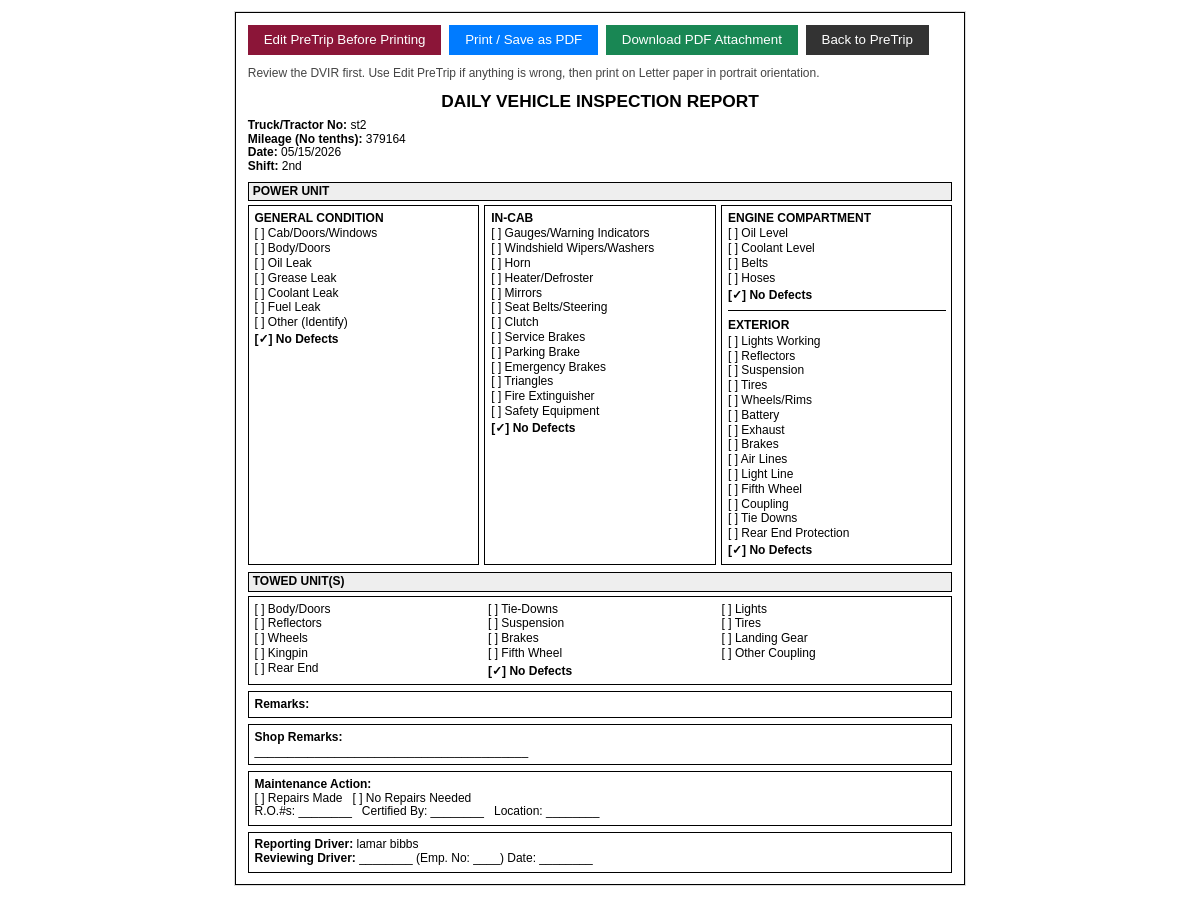
Page /pretrip_printable/1 (signed in) on the committed database.
### app/models/trip.py (models this page shows)
class PreTrip(db.Model):
    __tablename__ = "pretrip"
    id = db.Column(db.Integer, primary_key=True)
    user_id = db.Column(db.Integer, db.ForeignKey("user.id"), nullable=False)
    truck_number = db.Column(db.String(50))
    trailer_number = db.Column(db.String(50))
    pretrip_date = db.Column(db.Date, default=date.today)
    shift = db.Column(db.String(10))
    start_mileage = db.Column(db.Integer)
    truck_type = db.Column(db.String(20))
    oil_system_status = db.Column(db.String(20))
    tires_ok = db.Column(db.Boolean, default=False)
    tires_status = db.Column(db.String(50))
    cab_doors_windows = db.Column(db.Boolean, default=False)
    body_doors = db.Column(db.Boolean, default=False)
    oil_leak = db.Column(db.Boolean, default=False)
    grease_leak = db.Column(db.Boolean, default=False)
    coolant_leak = db.Column(db.Boolean, default=False)
    fuel_leak = db.Column(db.Boolean, default=False)
    gc_no_defects = db.Column(db.Boolean, default=False)
    gauges_warning = db.Column(db.Boolean, default=False)
    wipers = db.Column(db.Boolean, default=False)
    horn = db.Column(db.Boolean, default=False)
    heater_defroster = db.Column(db.Boolean, default=False)
    mirrors = db.Column(db.Boolean, default=False)
    seat_belts_steering = db.Column(db.Boolean, default=False)
    clutch = db.Column(db.Boolean, default=False)
    service_brakes = db.Column(db.Boolean, default=False)
    parking_brake = db.Column(db.Boolean, default=False)
    emergency_brakes = db.Column(db.Boolean, default=False)
    triangles = db.Column(db.Boolean, default=False)
    fire_extinguisher = db.Column(db.Boolean, default=False)
    safety_equipment = db.Column(db.Boolean, default=False)
    incab_no_defects = db.Column(db.Boolean, default=False)
    oil_level = db.Column(db.Boolean, default=False)
    coolant_level = db.Column(db.Boolean, default=False)
    belts = db.Column(db.Boolean, default=False)
    hoses = db.Column(db.Boolean, default=False)
    ec_no_defects = db.Column(db.Boolean, default=False)
    lights_working = db.Column(db.Boolean, default=False)
    reflectors = db.Column(db.Boolean, default=False)
    suspension = db.Column(db.Boolean, default=False)
    tires = db.Column(db.Boolean, default=False)
    wheels_rims = db.Column(db.Boolean, default=False)
    battery = db.Column(db.Boolean, default=False)
    exhaust = db.Column(db.Boolean, default=False)
    brakes = db.Column(db.Boolean, default=False)
    air_lines = db.Column(db.Boolean, default=False)
    light_line = db.Column(db.Boolean, default=False)
    fifth_wheel = db.Column(db.Boolean, default=False)
    coupling = db.Column(db.Boolean, default=False)
    tie_downs = db.Column(db.Boolean, default=False)
    rear_end_protection = db.Column(db.Boolean, default=False)
    exterior_no_defects = db.Column(db.Boolean, default=False)
    towed_bodydoors = db.Column(db.Boolean, default=False)
    towed_tiedowns = db.Column(db.Boolean, default=False)
    towed_lights = db.Column(db.Boolean, default=False)
    towed_reflectors = db.Column(db.Boolean, default=False)
    towed_suspension = db.Column(db.Boolean, default=False)
    towed_tires = db.Column(db.Boolean, default=False)
    towed_wheels = db.Column(db.Boolean, default=False)
    towed_brakes = db.Column(db.Boolean, default=False)
    towed_landing_gear = db.Column(db.Boolean, default=False)
    towed_kingpin = db.Column(db.Boolean, default=False)
    towed_fifthwheel = db.Column(db.Boolean, default=False)
    towed_othercoupling = db.Column(db.Boolean, default=False)
    towed_rearend = db.Column(db.Boolean, default=False)
    towed_no_defects = db.Column(db.Boolean, default=False)
    damage_report = db.Column(db.Text)
    created_at = db.Column(db.DateTime, default=datetime.utcnow)
    updated_at = db.Column(db.DateTime, onupdate=datetime.utcnow)
    deleted_at = db.Column(db.DateTime, nullable=True)
    deleted_by_id = db.Column(db.Integer, db.ForeignKey("user.id"), nullable=True)
    deleted_by = db.relationship("User", foreign_keys=[deleted_by_id])
    posttrip = db.relationship("PostTrip", uselist=False, backref="pretrip")

### app/models/user.py (models this page shows, shortened)
class User(db.Model, UserMixin):
    __tablename__ = "user"
    id = db.Column(db.Integer, primary_key=True)
    username = db.Column(db.String(64), unique=True, nullable=False)
    email = db.Column(db.String(120), unique=True, nullable=False)
    password_hash = db.Column(db.String(128))
    role = db.Column(db.String(20), default="driver")  # "driver" or "management"
    first_name = db.Column(db.String(64), nullable=True)
    last_name = db.Column(db.String(64), nullable=True)
    employee_id = db.Column(db.String(32), nullable=True)
    shift = db.Column(db.String(16), nullable=True)
    department = db.Column(db.String(32), nullable=True)
    tasks = db.relationship(
        "Task",
        backref="assigned_user",
        lazy="dynamic",
        foreign_keys="Task.assigned_to",
    )
    driver_logs = db.relationship(
        "DriverLog",
        backref="driver",
        lazy="dynamic",
        foreign_keys="DriverLog.driver_id",
    )
    pretrips = db.relationship(
        "PreTrip",
        backref="driver",
        lazy="dynamic",
        foreign_keys="PreTrip.user_id",
    )
    chat_messages = db.relationship("ChatMessage", backref="user", lazy="dynamic")
    @property
    def display_name(self):
        name = " ".join(part for part in [self.first_name, self.last_name] if part)
        return name or self.username

### app/blueprints/driver/routes.py (the view)
@bp.route("/pretrip_printable/<int:pretrip_id>")
@login_required
def pretrip_printable(pretrip_id):
    pt = _active_pretrips_query().filter_by(id=pretrip_id).first_or_404()
    if current_user.role == "driver" and pt.user_id != current_user.id:
        flash("Not authorized to print another driver's PreTrip!", "danger")
        return redirect(url_for("driver.list_pretrips"))
    ephemeral_driver = session.get("reviewing_driver")
    ephemeral_date = session.get("reviewing_date")
    return render_template(
        "pretrip_printable.html",
        pretrip=pt,
        ephemeral_driver=ephemeral_driver,
        ephemeral_date=ephemeral_date,
        email_mode=False,
    )

### templates/pretrip_printable.html (shortened to what this page needs)
<!DOCTYPE html>
<html>
<head>
</head>
<body>
<div class="print-container">
{% set pretrip_attachment_endpoint = 'manager.pretrip_attachment' if current_user.role == 'management' else 'driver.pretrip_attachment' %}
{% set pretrip_view_endpoint = 'manager.view_pretrip' if current_user.role == 'management' else 'driver.view_pretrip' %}
<div class="print-actions">
    {% if current_user.role == 'driver' and pretrip.user_id == current_user.id %}
      <a class="edit-btn" href="{{ url_for('driver.edit_pretrip_entry', pretrip_id=pretrip.id) }}">Edit PreTrip Before Printing</a>
    {% endif %}
    <button class="print-btn" type="button" onclick="markPrintedAndPrint()">Print / Save as PDF</button>
    <a class="email-btn" href="{{ url_for(pretrip_attachment_endpoint, pretrip_id=pretrip.id) }}">Download PDF Attachment</a>
    <a class="back-btn" href="{{ url_for(pretrip_view_endpoint, pretrip_id=pretrip.id) }}">Back to PreTrip</a>
  </div>
  <p class="print-guidance">Review the DVIR first. Use Edit PreTrip if anything is wrong, then print on Letter paper in portrait orientation.</p>
  <h2>Daily Vehicle Inspection Report</h2>
  <p>
    <strong>Truck/Tractor No:</strong> {{ pretrip.truck_number or "" }}<br>
    <strong>Mileage (No tenths):</strong>
    {% if pretrip.posttrip and pretrip.posttrip.end_mileage %}
      {{ pretrip.start_mileage or 0 }} - {{ pretrip.posttrip.end_mileage }}
      (Total = {{
         (pretrip.posttrip.end_mileage - pretrip.start_mileage)
         if (pretrip.start_mileage and pretrip.posttrip.end_mileage)
         else 0
      }})
    {% else %}
      {{ pretrip.start_mileage or 0 }}
    {% endif %}
    <br>
    <strong>Date:</strong>
    {% if pretrip.pretrip_date %}
      {{ pretrip.pretrip_date.strftime("%m/%d/%Y") }}
    {% else %}
      --
    {% endif %}
    <br>
    <strong>Shift:</strong> {{ pretrip.shift }}
  </p>
  <div class="section-header">Power Unit</div>
  <div class="flex-row">
    <div class="column">
      <h4>General Condition</h4>
      <div class="checkbox-line">
        [{{ "X" if pretrip.cab_doors_windows else " " }}] Cab/Doors/Windows
      </div>
      <div class="checkbox-line">
        [{{ "X" if pretrip.body_doors else " " }}] Body/Doors
      </div>
      <div class="checkbox-line">
        [{{ "X" if pretrip.oil_leak else " " }}] Oil Leak
      </div>
      <div class="checkbox-line">
        [{{ "X" if pretrip.grease_leak else " " }}] Grease Leak
      </div>
      <div class="checkbox-line">
        [{{ "X" if pretrip.coolant_leak else " " }}] Coolant Leak
      </div>
      <div class="checkbox-line">
        [{{ "X" if pretrip.fuel_leak else " " }}] Fuel Leak
      </div>
      <div class="checkbox-line">[ ] Other (Identify)</div>
      <div class="no-defects">
        [{{ "&#10003;"|safe if pretrip.gc_no_defects else " " }}] No Defects
      </div>
    </div>
    <div class="column">
      <h4>In-Cab</h4>
      <div class="checkbox-line">
        [{{ "X" if pretrip.gauges_warning else " " }}] Gauges/Warning Indicators
      </div>
      <div class="checkbox-line">
        [{{ "X" if pretrip.wipers else " " }}] Windshield Wipers/Washers
      </div>
      <div class="checkbox-line">
        [{{ "X" if pretrip.horn else " " }}] Horn
      </div>
      <div class="checkbox-line">
        [{{ "X" if pretrip.heater_defroster else " " }}] Heater/Defroster
      </div>
      <div class="checkbox-line">
        [{{ "X" if pretrip.mirrors else " " }}] Mirrors
      </div>
      <div class="checkbox-line">
        [{{ "X" if pretrip.seat_belts_steering else " " }}] Seat Belts/Steering
      </div>
      <div class="checkbox-line">
        [{{ "X" if pretrip.clutch else " " }}] Clutch
      </div>
      <div class="checkbox-line">
        [{{ "X" if pretrip.service_brakes else " " }}] Service Brakes
      </div>
      <div class="checkbox-line">
        [{{ "X" if pretrip.parking_brake else " " }}] Parking Brake
      </div>
      <div class="checkbox-line">
        [{{ "X" if pretrip.emergency_brakes else " " }}] Emergency Brakes
      </div>
      <div class="checkbox-line">
        [{{ "X" if pretrip.triangles else " " }}] Triangles
      </div>
      <div class="checkbox-line">
        [{{ "X" if pretrip.fire_extinguisher else " " }}] Fire Extinguisher
      </div>
      <div class="checkbox-line">
        [{{ "X" if pretrip.safety_equipment else " " }}] Safety Equipment
      </div>
      <div class="no-defects">
        [{{ "&#10003;"|safe if pretrip.incab_no_defects else " " }}] No Defects
      </div>
    </div>
    <div class="column">
      <h4>Engine Compartment</h4>
      <div class="checkbox-line">
        [{{ "X" if pretrip.oil_level else " " }}] Oil Level
      </div>
      <div class="checkbox-line">
        [{{ "X" if pretrip.coolant_level else " " }}] Coolant Level
      </div>
      <div class="checkbox-line">
        [{{ "X" if pretrip.belts else " " }}] Belts
      </div>
      <div class="checkbox-line">
        [{{ "X" if pretrip.hoses else " " }}] Hoses
      </div>
      <div class="no-defects">
        [{{ "&#10003;"|safe if pretrip.ec_no_defects else " " }}] No Defects
      </div>
      <hr style="margin:8px 0;">
      <h4>Exterior</h4>
      <div class="checkbox-line">
        [{{ "X" if pretrip.lights_working else " " }}] Lights Working
      </div>
      <div class="checkbox-line">
        [{{ "X" if pretrip.reflectors else " " }}] Reflectors
      </div>
      <div class="checkbox-line">
        [{{ "X" if pretrip.suspension else " " }}] Suspension
      </div>
      <div class="checkbox-line">
        [{{ "X" if pretrip.tires else " " }}] Tires
      </div>
      <div class="checkbox-line">
        [{{ "X" if pretrip.wheels_rims else " " }}] Wheels/Rims
      </div>
      <div class="checkbox-line">
        [{{ "X" if pretrip.battery else " " }}] Battery
      </div>
      <div class="checkbox-line">
        [{{ "X" if pretrip.exhaust else " " }}] Exhaust
      </div>
      <div class="checkbox-line">
        [{{ "X" if pretrip.brakes else " " }}] Brakes
      </div>
      <div class="checkbox-line">
        [{{ "X" if pretrip.air_lines else " " }}] Air Lines
      </div>
      <div class="checkbox-line">
        [{{ "X" if pretrip.light_line else " " }}] Light Line
      </div>
      <div class="checkbox-line">
        [{{ "X" if pretrip.fifth_wheel else " " }}] Fifth Wheel
      </div>
      <div class="checkbox-line">
        [{{ "X" if pretrip.coupling else " " }}] Coupling
      </div>
      <div class="checkbox-line">
        [{{ "X" if pretrip.tie_downs else " " }}] Tie Downs
      </div>
      <div class="checkbox-line">
        [{{ "X" if pretrip.rear_end_protection else " " }}] Rear End Protection
      </div>
      <div class="no-defects">
        [{{ "&#10003;"|safe if pretrip.exterior_no_defects else " " }}] No Defects
      </div>
    </div>
  </div>
  <div class="section-header">Towed Unit(s)</div>
  <div class="towed-block"><div class="towed-grid">
    <div class="checkbox-line">
      [{{ "X" if pretrip.towed_bodydoors else " " }}] Body/Doors
    </div>
    <div class="checkbox-line">
      [{{ "X" if pretrip.towed_tiedowns else " " }}] Tie-Downs
    </div>
    <div class="checkbox-line">
      [{{ "X" if pretrip.towed_lights else " " }}] Lights
    </div>
    <div class="checkbox-line">
      [{{ "X" if pretrip.towed_reflectors else " " }}] Reflectors
    </div>
    <div class="checkbox-line">
      [{{ "X" if pretrip.towed_suspension else " " }}] Suspension
    </div>
    <div class="checkbox-line">
      [{{ "X" if pretrip.towed_tires else " " }}] Tires
    </div>
    <div class="checkbox-line">
      [{{ "X" if pretrip.towed_wheels else " " }}] Wheels
    </div>
    <div class="checkbox-line">
      [{{ "X" if pretrip.towed_brakes else " " }}] Brakes
    </div>
    <div class="checkbox-line">
      [{{ "X" if pretrip.towed_landing_gear else " " }}] Landing Gear
    </div>
    <div class="checkbox-line">
      [{{ "X" if pretrip.towed_kingpin else " " }}] Kingpin
    </div>
    <div class="checkbox-line">
      [{{ "X" if pretrip.towed_fifthwheel else " " }}] Fifth Wheel
    </div>
    <div class="checkbox-line">
      [{{ "X" if pretrip.towed_othercoupling else " " }}] Other Coupling
    </div>
    <div class="checkbox-line">
      [{{ "X" if pretrip.towed_rearend else " " }}] Rear End
    </div>
    <div class="no-defects">
      [{{ "&#10003;"|safe if pretrip.towed_no_defects else " " }}] No Defects
    </div>
  </div></div>
  <div class="remarks-block">
    <strong>Remarks:</strong><br>
  </div>
  <div class="remarks-block">
    <strong>Shop Remarks:</strong><br>
    _________________________________________
  </div>
  <div class="remarks-block">
    <strong>Maintenance Action:</strong><br>
    [ ] Repairs Made &nbsp; [ ] No Repairs Needed <br>
    R.O.#s: ________ &nbsp; Certified By: ________ &nbsp; Location: ________
  </div>
  <div class="remarks-block">
    <strong>Reporting Driver:</strong> {{ current_user.display_name if current_user else "" }}<br>
    <strong>Reviewing Driver:</strong> ________ (Emp. No: ____) Date: ________
  </div>
</div>
</body>
</html>

### rows in the picture
PreTrip: truck_number "st2", start_mileage "379164", pretrip_date "05/15/2026", shift "2nd", gc_no_defects "✓", incab_no_defects "✓", ec_no_defects "✓", exterior_no_defects "✓", towed_no_defects "✓"
User: first_name+last_name "lamar bibbs"
